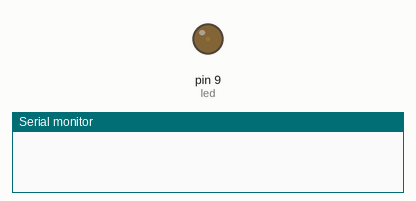
Recording of a sketch running on a simulated Arduino Uno, built with avr-gcc and run on an emulated ATmega328P. Shown: output pins drawn as LEDs (lit = HIGH), the last lines printed to the serial monitor.

Above: at 0.05 s.
At 0.95 s:
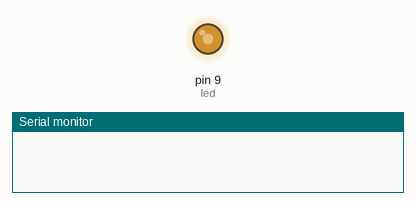
At 1.4 s:
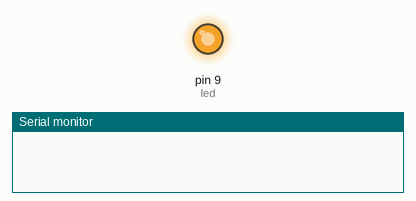
At 2.75 s:
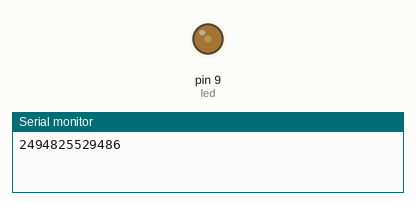
Timing chart, 0 to 7.0 s (numbered marks = the images above):
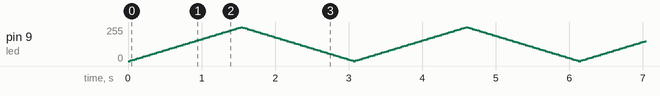

The sketch:

ex3-3.ino
```cpp
// 예제 3-3 시리얼 통신이 포함된 밝기 조절 예제

int led = 9;
int brightness = 0;
int fadeAmount = 5;

void setup() {
  pinMode(led, OUTPUT);
  Serial.begin(9600);
}

void loop() {
  analogWrite(led, brightness);
  brightness = brightness + fadeAmount;

  if (brightness == 0 || brightness == 255) {
    Serial.print('Brightness is at');
    Serial.print(brightness);
    Serial.println('. Switching directions.');
    fadeAmount = -fadeAmount;
  }
  delay(30);
}
```
